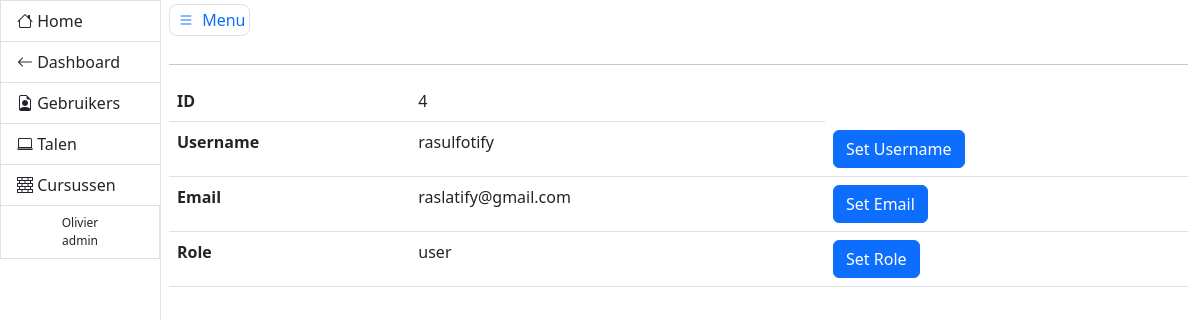
Screenshot of /admin/gebruikers?id=4 (signed in) with the database file from the repository.
### models.py (models this page shows, shortened)
class User(db.Model, UserMixin):
    __tablename__ = 'users'
    id = db.Column(db.Integer, primary_key=True, autoincrement=True)
    email = db.Column(db.String(), nullable=False, unique=True)
    username = db.Column(db.String(), nullable=False, unique=True)
    role = db.Column(db.String(), nullable=False, default='user')
    password_hash = db.Column(db.String(128))

### admin/views.py (the view, shortened to what this page needs)
@admin_blueprint.route('/gebruikers', methods=['GET', 'POST'])
@login_required
@admin_required
def gebruikers():
    emailform = SetEmail()
    usernameform = SetUsername()
    roleform = SetRole()
    if request.args.get('id') is not None:
        user = User.query.get(int(request.args.get('id')))
        return render_template('viewuser.html', user=user, emailform=emailform, usernameform=usernameform,
                               roleform=roleform)
    users = User.query.all()
    print(users)
    return render_template('users.html', users=users)

### __init__.py (called while the page is built)
@login_manager.user_loader
def get_user(user_id):
    try:
        return User.query.get(int(user_id))
    except:
        return None

### admin/templates/viewuser.html (shortened to what this page needs)
{% extends 'adminbase.html' %} {% block content %} <table class="table">
  <tbody>
    <tr>
      <th scope="row">ID</th>
      <td>{{ user.id }}</td>
    </tr>
    <tr>
      <th scope="row">Username</th>
      <td>{{ user.username }}</td>
      <td>
        <button type="button" class="btn btn-primary" data-bs-toggle="modal" data-bs-target="#exampleModalUsername"> Set Username </button>
      </td>
    </tr>
    <tr>
      <th scope="row">Email</th>
      <td>{{ user.email }}</td>
      <td>
        <button type="button" class="btn btn-primary" data-bs-toggle="modal" data-bs-target="#exampleModalEmail"> Set Email </button>
      </td>
    </tr>
    <tr>
      <th scope="row">Role</th>
      <td>{{ user.role }}</td>
      <td>
        <button type="button" class="btn btn-primary" data-bs-toggle="modal" data-bs-target="#exampleModalRole"> Set Role </button>
      </td>
    </tr>
  </tbody>
</table> {% endblock %}

### admin/templates/adminbase.html (shortened to what this page needs)
<!DOCTYPE html>
<html lang="en">
<head>
    <link href="{{ url_for('static', filename='css/main.css') }}" rel="stylesheet">
    <link href="https://cdn.jsdelivr.net/npm/bootstrap@5.3.0-alpha1/dist/css/bootstrap.min.css" rel="stylesheet">
</head>
<body>
<div class="container-fluid">
    <div class="row flex-nowrap">
        <div class="col-auto px-0">
            <div id="sidebar" class="collapse collapse-horizontal show border-end">
                <div id="sidebar-nav" class="list-group border-0 rounded-0 text-sm-start min-vh-100">
                    <a href="{{ url_for('index') }}" class="list-group-item border-end-0 d-inline-block text-truncate" data-bs-parent="#sidebar"><i class="bi bi-house"></i> <span>Home</span> </a>
                    <a href="{{ url_for('dashboard.dashboard') }}" class="list-group-item border-end-0 d-inline-block text-truncate" data-bs-parent="#sidebar"><i class="bi bi-arrow-left"></i> <span>Dashboard</span> </a>
                    <a href="{{ url_for('admin.gebruikers') }}" class="list-group-item border-end-0 d-inline-block text-truncate" data-bs-parent="#sidebar"><i class="bi bi-file-earmark-person"></i> <span>Gebruikers</span></a>
                    <a href="{{ url_for('admin.taal') }}" class="list-group-item border-end-0 d-inline-block text-truncate" data-bs-parent="#sidebar"><i class="bi bi-laptop"></i> <span>Talen</span></a>
                    <a href="{{ url_for('admin.add') }}" class="list-group-item border-end-0 d-inline-block text-truncate" data-bs-parent="#sidebar"><i class="bi bi-bricks"></i> <span>Cursussen</span></a>
                    {% if current_user.is_authenticated %}
                    <p class="copyright list-group-item d-inline-block text-truncate">{{ current_user.username }} <br> {{ current_user.role }}</p>
                    {% endif %}
                </div>
            </div>
        </div>
        <main class="col ps-md-2 pt-2">
            <a href="#" data-bs-target="#sidebar" data-bs-toggle="collapse" class="border rounded-3 p-1 text-decoration-none"><i class="bi bi-list bi-lg py-2 p-1"></i> Menu</a>
            <div class="page-header pt-3">
            </div>
            <hr>
            <div class="row">
                <div class="col-12">
                    {% block content %}
                    {% endblock %}
                </div>
            </div>
        </main>
    </div>
</div>
</body>
</html>

### static/css/main.css (style rules this page uses)
html { position: relative; min-height: 100%; }
#sidebar-nav { width: 160px; }
#sidebar { position: relative; }
.copyright { background-color: #f8f9fa; color: #6c757d; font-size: 12px; padding: 5px 10px; border-top: 1px solid #dee2e6; width: 100%; text-align: center; }

### rows the page displays
User: username "Olivier", role "admin"
User: id "4", username "rasulfotify", email "raslatify@gmail.com", role "user"
